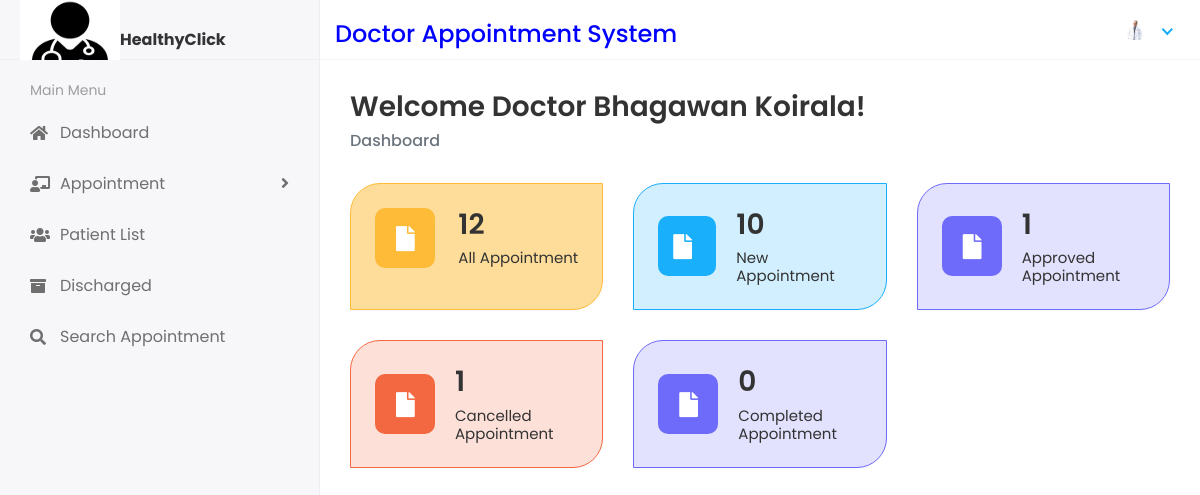
The page /Doctor/DocHome (signed in) on the database its author committed.
### dasapp/models.py (models this page shows)
class CustomUser(AbstractUser):
    USER = {
        (1, "admin"),
        (2, "doc"),
    }
    user_type = models.CharField(choices=USER, max_length=50, default=1)
    profile_pic = models.ImageField(upload_to="profile_pics/", blank=True, null=True)

### docappsystem/docviews.py (the view)
# urls.py: path("Doctor/DocHome", docviews.DOCTORHOME, name="doctor_home"),
@login_required(login_url="/")
def DOCTORHOME(request):
    doctor_admin = request.user
    doctor_reg = DoctorReg.objects.get(admin=doctor_admin)
    allaptcount = Appointment.objects.filter(doctor_id=doctor_reg).count
    newaptcount = Appointment.objects.filter(status="0", doctor_id=doctor_reg).count
    appaptcount = Appointment.objects.filter(
        status="Approved", doctor_id=doctor_reg
    ).count
    canaptcount = Appointment.objects.filter(
        status="Cancelled", doctor_id=doctor_reg #canaptcount = cancelled appointment count
    ).count
    comaptcount = Appointment.objects.filter(
        status="Completed", doctor_id=doctor_reg # comaptcount = completed appointment count
    ).count
    context = {
        "newaptcount": newaptcount,
        "allaptcount": allaptcount,
        "appaptcount": appaptcount,
        "canaptcount": canaptcount,
        "comaptcount": comaptcount,
    }
    return render(request, "doc/dochome.html", context)

### templates/doc/dochome.html
{% extends 'base.html' %}
{% block content %}
<div class="content container-fluid">
    <div class="page-header">
       <div class="row">
          <div class="col-sm-12">
             <h3 class="page-title">Welcome Doctor {{ user.first_name }} {{ user.last_name }}!</h3>
             <ul class="breadcrumb">
                <li class="breadcrumb-item active">Dashboard</li>
             </ul>
          </div>
       </div>
    </div>
    <div class="row">
       <div class="col-xl-4 col-sm-6 col-12 d-flex">
          <div class="card bg-one w-100">
             <div class="card-body">
                <div class="db-widgets d-flex justify-content-between align-items-center">
                   <div class="db-icon">
                      <i class="fas fa-file"></i>
                   </div>
                   <div class="db-info">
                      <h3>{{allaptcount}}</h3>
                      <h6>All Appointment</h6>
                   </div>
                </div>
             </div>
          </div>
       </div>
       <div class="col-xl-4 col-sm-6 col-12 d-flex">
          <div class="card bg-two w-100">
             <div class="card-body">
                <div class="db-widgets d-flex justify-content-between align-items-center">
                   <div class="db-icon">
                      <i class="fas fa-file"></i>
                   </div>
                   <div class="db-info">
                      <h3>{{newaptcount}}</h3>
                      <a href="{% url 'patientnewappointment' %}"><h6>New Appointment</h6></a>
                   </div>
                </div>
             </div>
          </div>
       </div>
       <div class="col-xl-4 col-sm-6 col-12 d-flex">
          <div class="card bg-four w-100">
             <div class="card-body">
                <div class="db-widgets d-flex justify-content-between align-items-center">
                   <div class="db-icon">
                      <i class="fas fa-file"></i>
                   </div>
                   <div class="db-info">
                     <h3>{{appaptcount}}</h3>
                     <a href="{% url 'patientapprovedappointment' %}"><h6>Approved Appointment</h6></a>
                   </div>
                </div>
             </div>
          </div>
       </div>
       <div class="col-xl-4 col-sm-6 col-12 d-flex">
          <div class="card bg-three w-100">
             <div class="card-body">
                <div class="db-widgets d-flex justify-content-between align-items-center">
                   <div class="db-icon">
                      <i class="fas fa-file"></i>
                   </div>
                   <div class="db-info">
                     <h3>{{canaptcount}}</h3>
                     <a href="{% url 'patientcancelledappointment' %}"><h6>Cancelled Appointment</h6></a>
                   </div>
                </div>
             </div>
          </div>
       </div>
       <div class="col-xl-4 col-sm-6 col-12 d-flex">
         <div class="card bg-four w-100">
            <div class="card-body">
               <div class="db-widgets d-flex justify-content-between align-items-center">
                  <div class="db-icon">
                     <i class="fas fa-file"></i>
                  </div>
                  <div class="db-info">
                     <h3>{{comaptcount}}</h3>
                     <a href="{% url 'patientappointmentcompleted' %}"><h6>Completed Appointment</h6></a>
                  </div>
               </div>
            </div>
         </div>
      </div>
    </div>
 </div>
{% endblock %}

### templates/includes/header.html (shortened to what this page needs)
{% load static %}
{% if user.user_type == '1' %}
<div class="header">
    <div class="header-left" style="padding-top: 20px;">
       <a href="{% url 'admin_home' %}">
       <img src="{% static 'assets/img/logo.jpg'%}" width="80" height="80">
       </a>
       <strong>HealthyClick</strong>
    </div>
    <div class="top-nav-search" style="padding-top: 20px;color: blue;">
       <h4>Doctor Appointment System</h4>
    </div>
    <a class="mobile_btn" id="mobile_btn">
    <i class="fas fa-bars"></i>
    </a>
    <ul class="nav user-menu">
       <li class="nav-item dropdown has-arrow">
          <a href="#" class="dropdown-toggle nav-link" data-toggle="dropdown">
          <span class="user-img"><img class="rounded-circle" src="{{request.user.profile_pic.url}}" width="31" ></span>
          {% comment %} <span class="user-img"><img class="rounded-circle" src="/{{user.profile_pic}}" width="31" ></span> {% endcomment %}
          </a>
          <div class="dropdown-menu">
             <div class="user-header">
                <div class="avatar avatar-sm">
                   <img src="{{request.user.profile_pic.url}}" alt="User Image" class="avatar-img rounded-circle">
                   {% comment %} <img src="/{{user.profile_pic}}" alt="User Image" class="avatar-img rounded-circle"> {% endcomment %}
                </div>
                <div class="user-text">
                  <h6>{{user.first_name}} {{user.last_name}}</h6>
                   <p class="text-muted mb-0">Administrator</p>
                </div>
             </div>
             <a class="dropdown-item" href="{% url 'profile' %}">My Profile</a>
             <a class="dropdown-item" href="{% url 'change_password' %}">Setting</a>
             <a class="dropdown-item" href="{% url 'logout' %}">Logout</a>
          </div>
       </li>
    </ul>
 </div>
 {% else  %}
 <div class="header">
   <div class="header-left" style="padding-top: 20px;">
      <a href="{% url 'doctor_home' %}">
      <img src="{% static 'assets/img/logo.jpg'%}" width="100" height="80">
      </a>
      <strong>HealthyClick</strong>
   </div>
   <div class="top-nav-search" style="padding-top: 20px;color: blue;">
      <h4>Doctor Appointment System</h4>
   </div>
   <ul class="nav user-menu">
      <li class="nav-item dropdown has-arrow">
         <a href="#" class="dropdown-toggle nav-link" data-toggle="dropdown">
         <span class="user-img"><img class="rounded-circle" src="{{request.user.profile_pic.url}}" width="31" alt="Doctor"></span>
         </a>
      </li>
   </ul>
</div>{% endif %}

### static/assets/css/style.css (style rules this page uses)
html { height: 100%; }
body { background-color: #fff; color: #333; font-family: 'Poppins', sans-serif; font-size: 1rem; height: 100%; line-height: 1.5; overflow-x: hidden; }
h1, h2, h3, h4, h5, h6 { font-family: 'Poppins', sans-serif; margin-top: 0; }
a { color: #009ce7; }
input, button, a { transition: all 0.4s ease; -moz-transition: all 0.4s ease; -o-transition: all 0.4s ease; -ms-transition: all 0.4s ease; -webkit-transition: all 0.4s ease; }
ul, ol { padding: 0px; list-style: none; }
.card { border: 1px solid #ececf5; box-shadow: 0 1px 3px 0 rgba(0, 0, 0, 0.03); margin-bottom: 1.875rem; }
.card-body { padding: 1.5rem; }
.header { background-color: #fff; border-bottom: 1px solid #f3f3f4; left: 0; position: fixed; right: 0; top: 0; z-index: 1001; height: 60px; }
.header .header-left { float: left; height: 60px; padding: 0 20px; position: relative; width: 320px; z-index: 1; transition: all 0.2s ease-in-out; background-color: #f7f7fa; border-bottom: 1px solid #efefef; border-right: 1px solid #ececf5; display: flex; align-items: center; }
.header .dropdown-toggle:after { display: none; }
.header .has-arrow .dropdown-toggle:after { border-top: 0; border-left: 0; border-bottom: 2px solid #18aefa; border-right: 2px solid #18aefa; content: ''; height: 8px; display: inline-block; pointer-events: none; -webkit-transform-origin: 66% 66%; -ms-transform-origin: 66% 66%; transform-origin: 66% 66%; -webkit-transform: rotate(45deg); -ms-transform: rotate(45deg); transform: rotate(45deg); -webkit-transition: all 0.15s ease-in-out; transition: all 0.15s ease-in-out; width: 8px; vertical-align: 0px; }
.user-menu { float: right; margin: 0; position: relative; z-index: 99; padding-right: 15px; }
.user-menu.nav > li > a { color: #a0a0a0; font-size: 14px; line-height: 58px; padding: 0 15px; height: 60px; }
.user-img { margin-right: 3px; position: relative; }
.top-nav-search { float: left; margin-left: 15px; }
.page-wrapper > .content { padding: 1.875rem 1.875rem 0; }
.page-header { margin-bottom: 1.875rem; }
.page-header .breadcrumb { background-color: transparent; color: #6c757d; font-size: 1rem; font-weight: 500; margin-bottom: 0; padding: 0; }
.page-title { font-size: 28px; font-weight: 600; color: #333; margin-bottom: 5px; }
.bg-one { background-color: rgb(253 187 56 / 0.5); border-color: #fdbb38; border-radius: 30px 0px; }
.bg-two { background-color: rgb(25 175 251 / 0.2); border-color: #19affb; border-radius: 30px 0px; }
.bg-three { background-color: rgb(244 104 65 / 0.2); border-color: #f46841; border-radius: 30px 0px; }
.bg-four { background-color: rgb(110 107 250 / 0.2); border-color: #6e6bfa; border-radius: 30px 0px; }
.db-icon { font-size: 25px; width: 60px; height: 60px; padding: 13px 21px; border-radius: 10px; color: #fff; margin-right: 20px; }
.bg-one .db-icon { background-color: #fdbb38; }
.bg-two .db-icon { background-color: #19affb; padding: 13px 15px; }
.bg-three .db-icon { background-color: #f46841; }
.bg-four .db-icon { background-color: #6e6bfa; }
.db-info h3 { font-size: 28px; font-weight: 600; color: #333333; }
.db-info h6 { margin: 0px; font-weight: 400; font-size: 15px; color: #333333; }

### rows shown on the page
CustomUser: user.profile_pic (picture), first_name "Bhagawan", last_name "Koirala"

### other values the page prints
{{ allaptcount }} "12"
{{ newaptcount }} "10"
{{ appaptcount }} "1"
{{ canaptcount }} "1"
{{ comaptcount }} "0"
